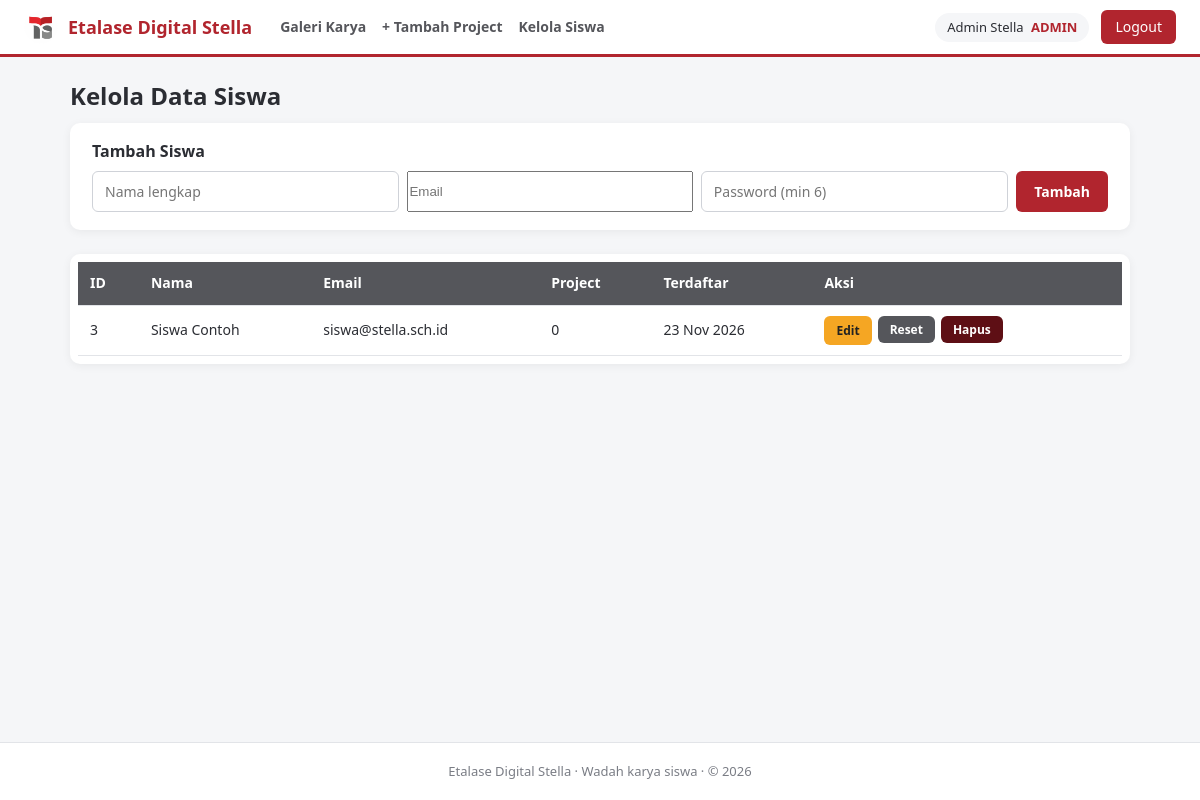
Page /admin/siswa.php (signed in) on the committed database.
### tables this page shows
CREATE TABLE IF NOT EXISTS users (
    id INT AUTO_INCREMENT PRIMARY KEY,
    username VARCHAR(50) UNIQUE NOT NULL,
    nama_lengkap VARCHAR(100) NOT NULL,
    password VARCHAR(255) NOT NULL,
    role ENUM('sa', 'admin', 'siswa') NOT NULL DEFAULT 'siswa',
    created_at TIMESTAMP DEFAULT CURRENT_TIMESTAMP
);

### includes/helpers.php (called while the page is built, shortened)
<?php
function e($s): string {
    return htmlspecialchars((string)$s, ENT_QUOTES, 'UTF-8');
}

### admin/siswa.php (the view, shortened to what this page needs)
<?php
require_once '../config/kuis_db.php';
$edit = null;
$siswa = $pdo->query("SELECT u.*, (SELECT COUNT(*) FROM projects WHERE user_id = u.id) AS jml
                      FROM users u WHERE u.role = 'siswa' ORDER BY u.id")->fetchAll();
require '../includes/header.php';
?>
<h2>Kelola Data Siswa</h2>
<div class="form-box wide">
    <h3><?= $edit ? 'Edit Siswa' : 'Tambah Siswa' ?></h3>
    <form method="POST" class="inline-form">
        <input type="text" name="nama" placeholder="Nama lengkap" value="<?= e($edit['nama_lengkap'] ?? '') ?>" required>
        <input type="email" name="username" placeholder="Email" value="<?= e($edit['username'] ?? '') ?>" required>
        <?php if (!$edit): ?><input type="password" name="password" placeholder="Password (min 6)" required><?php endif; ?>
        <button type="submit" class="btn btn-primary"><?= $edit ? 'Simpan' : 'Tambah' ?></button>
    </form>
</div>
<div class="table-wrap">
<table>
    <tr><th>ID</th><th>Nama</th><th>Email</th><th>Project</th><th>Terdaftar</th><th>Aksi</th></tr>
    <?php foreach ($siswa as $s): ?>
    <tr>
        <td><?= $s['id'] ?></td>
        <td><?= e($s['nama_lengkap']) ?></td>
        <td><?= e($s['username']) ?></td>
        <td><?= $s['jml'] ?></td>
        <td><?= date('d M Y', strtotime($s['created_at'])) ?></td>
        <td class="aksi">
            <a href="siswa.php?edit=<?= $s['id'] ?>" class="btn btn-sm btn-warning">Edit</a>
            <form method="POST" data-confirm="Reset password siswa ini menjadi 12345?">
                <button class="btn btn-sm btn-secondary">Reset</button>
            </form>
            <form method="POST" data-confirm="Hapus siswa ini beserta semua project-nya?">
                <button class="btn btn-sm btn-danger">Hapus</button>
            </form>
        </td>
    </tr>
    <?php endforeach; ?>
</table>
</div>
<?php require '../includes/footer.php'; ?>

### assets/css/style.css (style rules this page uses)
:root { --merah: #B1252E; --merah-tua: #8E1B23; --abu: #55565B; --bg: #f5f6f8; --garis: #e2e4e8; }
* { box-sizing: border-box; margin: 0; padding: 0; }
body { font-family: 'Segoe UI', Tahoma, Arial, sans-serif; background: var(--bg); color: #2b2d33; line-height: 1.6; min-height: 100vh; display: flex; flex-direction: column; }
a { color: var(--merah); text-decoration: none; }
h1, h2, h3 { line-height: 1.25; }
.btn { display: inline-block; padding: 9px 18px; border: none; border-radius: 6px; font-size: 14px; font-weight: 600; cursor: pointer; font-family: inherit; color: #fff; text-decoration: none; }
.btn-sm { padding: 5px 12px; font-size: 12px; }
.btn-primary { background: var(--merah); }
.btn-secondary { background: var(--abu); }
.btn-warning { background: #f5a623; color: #222; }
.btn-danger { background: #5E0F15; }
input[type=text], input[type=url], input[type=password], input[type=file], textarea { width: 100%; padding: 10px 12px; border: 1px solid #cfd2d8; border-radius: 6px; font-size: 14px; font-family: inherit; background: #fff; }
.form-box { background: #fff; max-width: 600px; margin: 0 auto 24px; padding: 28px; border-radius: 10px; box-shadow: 0 2px 10px rgba(0, 0, 0, .06); }
.form-box.wide { max-width: none; margin-top: 12px; padding: 18px 22px; }
.form-box h3 { margin-bottom: 10px; font-size: 16px; }
.inline-form { display: flex; gap: 8px; flex-wrap: wrap; }
.inline-form input { flex: 1; min-width: 150px; width: auto; }
.table-wrap { background: #fff; border-radius: 10px; padding: 8px; overflow-x: auto; box-shadow: 0 2px 10px rgba(0, 0, 0, .06); }
table { width: 100%; border-collapse: collapse; font-size: 14px; }
th, td { padding: 10px 12px; text-align: left; border-bottom: 1px solid var(--garis); }
th { background: var(--abu); color: #fff; }
td.aksi { display: flex; gap: 6px; flex-wrap: wrap; }
td.aksi form { display: inline; }

### rows in the picture
users: id "3", nama_lengkap "Siswa Contoh", username "siswa@stella.sch.id", jml "0", created_at "23 Nov 2026"

### other values in the picture
$_SESSION['nama'] "Admin Stella"
$_SESSION['role'] "ADMIN"
